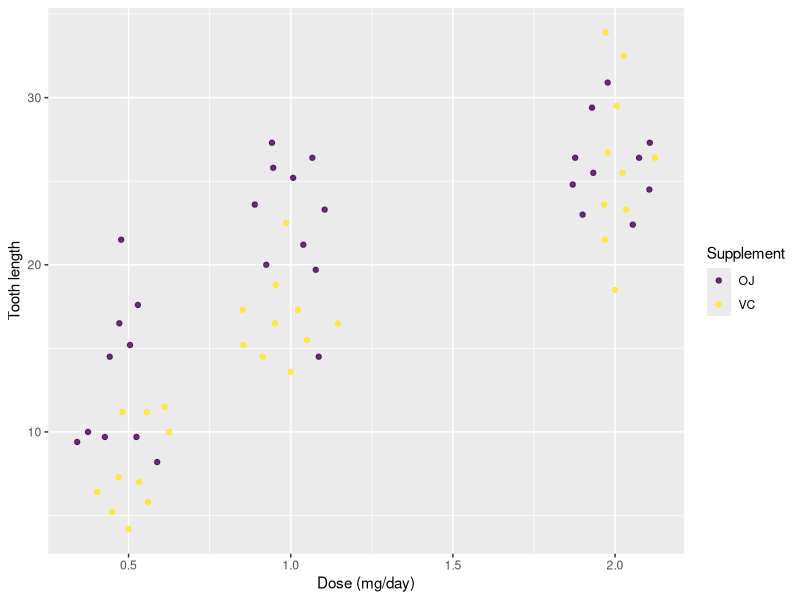
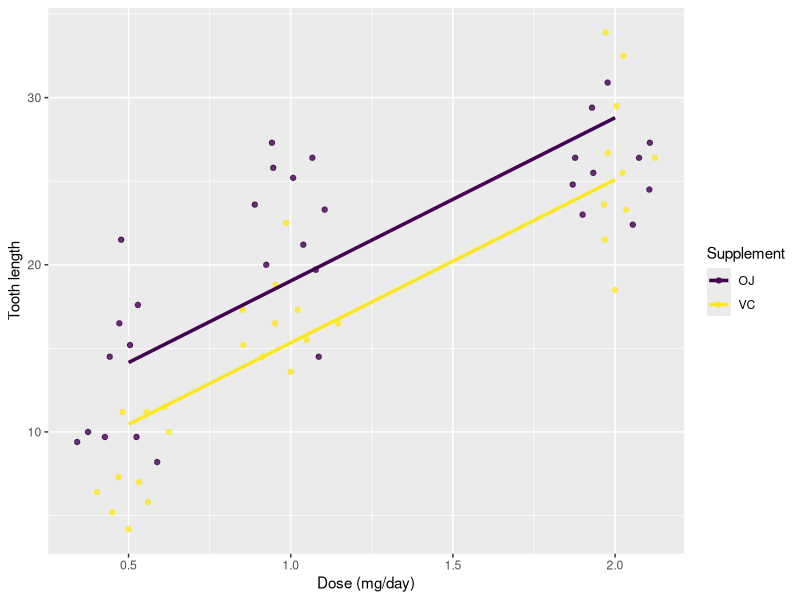
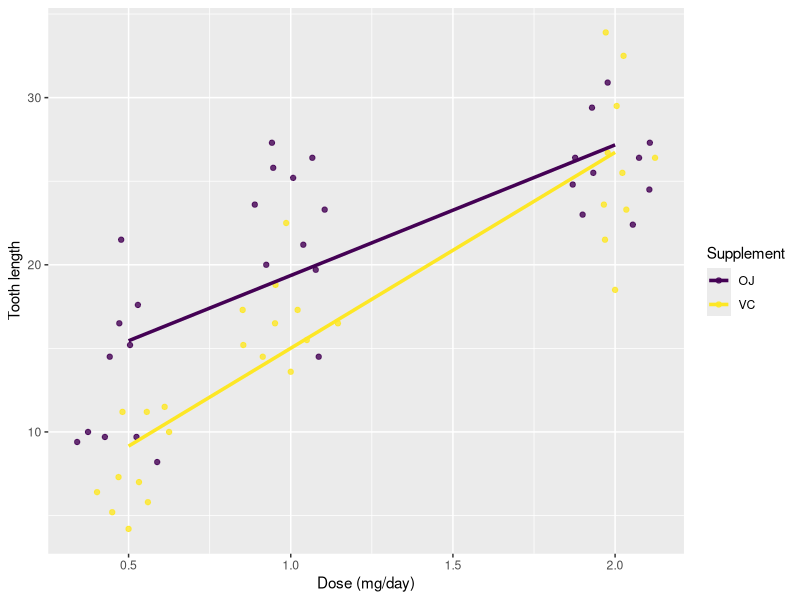
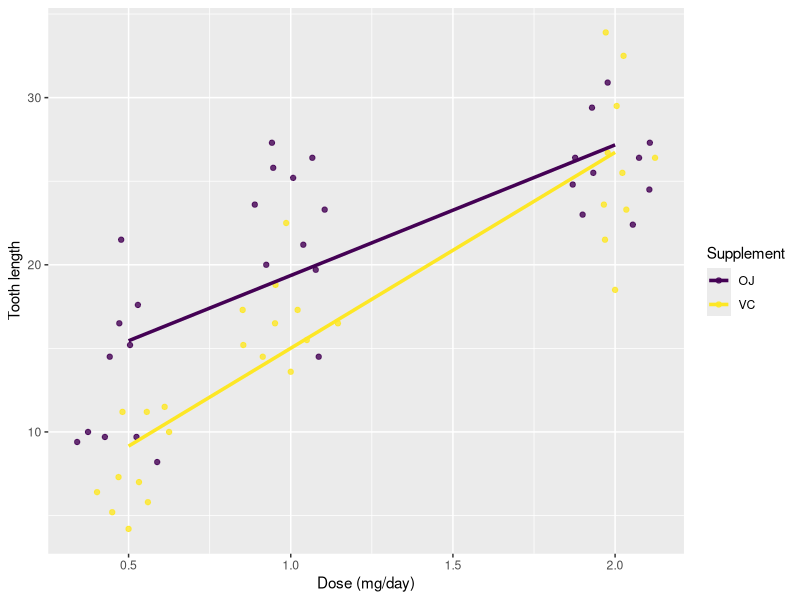
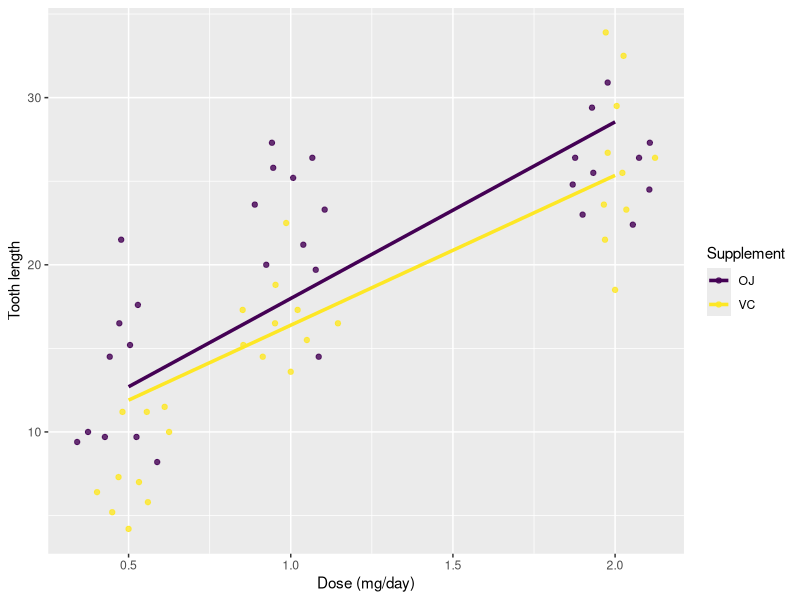
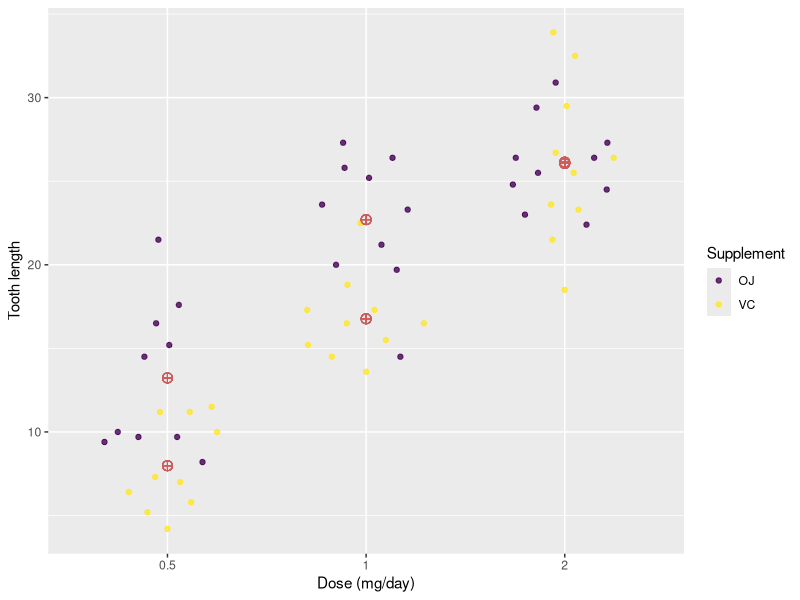
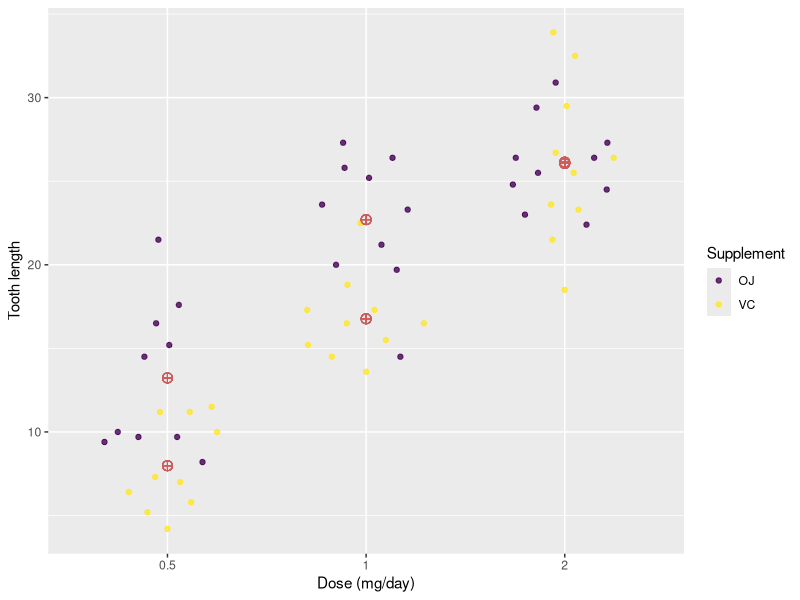
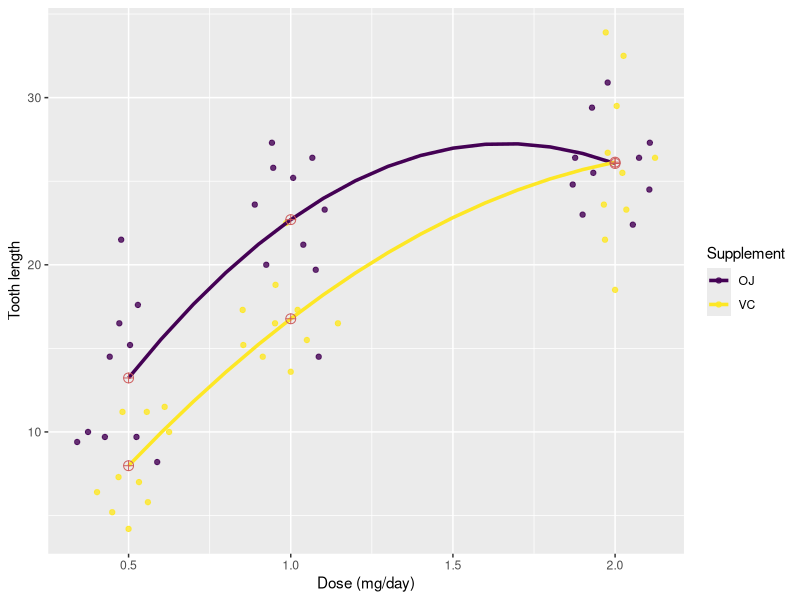

Write R code to recreate these figures, in order.
## ---- chunk 1
knitr::opts_chunk$set(#fig.path = "images/chapter8-03/",
                      fig.align = "center",
                      fig.width = 10, 
                      fig.height = 4,
                      cache.path = "cache/",
                      cache = FALSE,
                      echo = TRUE)
library(tidyverse)
library(broom)
library(grid)
library(patchwork)
## ---- chunk 2
str(ToothGrowth)
## ---- chunk 3
g1 <- ggplot(ToothGrowth, aes(dose, len)) +
  ggbeeswarm::geom_quasirandom(alpha = 0.8, aes(color = supp)) + 
  labs(x = "Dose (mg/day)", y = "Tooth length", color = "Supplement") +
  scale_color_viridis_d()
g1
## ---- chunk 4
fit1 <- lm(len ~ 1 + supp + dose, data = ToothGrowth)
coef(fit1)
## ---- chunk 5
pred <- broom::augment(fit1)
g1 + 
  geom_line(data = pred, aes(y = .fitted, color = supp),
            size = 1.2) 
## ---- chunk 6
fit2A <- lm(len ~ 1 + supp + dose + supp:dose, data = ToothGrowth)
coef(fit2A)
## ---- chunk 7
pred <- broom::augment(fit2A)
g1 + 
  geom_line(data = pred, aes(y = .fitted, color = supp),
            size = 1.2) 
## ---- chunk 8
fit2B <- lm(len ~ 1 + supp + supp:dose, data = ToothGrowth)
coef(fit2B)
## ---- chunk 9
pred <- broom::augment(fit2B)
g1 + 
  geom_line(data = pred, aes(y = .fitted, color = supp),
            size = 1.2) 
## ---- chunk 10
fit3 <- lm(len ~ 1 + supp:dose, data = ToothGrowth)
coef(fit3)
## ---- chunk 11
pred <- broom::augment(fit3)
g1 + 
  geom_line(data = pred, aes(y = .fitted, color = supp),
            size = 1.2) 
## ---- chunk 12
df <- ToothGrowth
df$dosef <- factor(df$dose)
fit4A <- lm(len ~ 0 + supp:dosef, data = df)
coef(fit4A)
## ---- chunk 13
pred <- broom::augment(fit4A)

ggplot(df, aes(dosef, len)) +
  ggbeeswarm::geom_quasirandom(alpha = 0.8, aes(color = supp)) + 
  labs(x = "Dose (mg/day)", y = "Tooth length", color = "Supplement") +
  scale_color_viridis_d() + 
  geom_point(data = pred, aes(y = .fitted, color = supp),
            color = "indianred", size = 3, shape = 10) 
## ---- chunk 14
fit4B <- lm(len ~ 0 + supp * dosef, data = df)
coef(fit4B)
## ---- chunk 15
pred <- broom::augment(fit4B)

ggplot(df, aes(dosef, len)) +
  ggbeeswarm::geom_quasirandom(alpha = 0.8, aes(color = supp)) + 
  labs(x = "Dose (mg/day)", y = "Tooth length", color = "Supplement") +
  scale_color_viridis_d() + 
  geom_point(data = pred, aes(y = .fitted, color = supp),
            color = "indianred", size = 3, shape = 10) 
## ---- chunk 16
fit4C <- lm(len ~ supp * (1 + dose + I(dose^2)), data = ToothGrowth)
coef(fit4C)
## ---- chunk 17
dat <- expand.grid(dose = seq(0.5, 2, 0.1), supp = c("OJ", "VC"))
dat$pred <- predict(fit4C, dat)
fitdat <- expand.grid(dose = c(0.5, 1, 2), supp = c("OJ", "VC"))
fitdat$len <- predict(fit4C, fitdat)

g1 + 
  geom_line(data = dat, aes(y = pred, color = supp),
            size = 1.2)  + 
  geom_point(data = fitdat, 
            color = "indianred", size = 3, shape = 10) 
